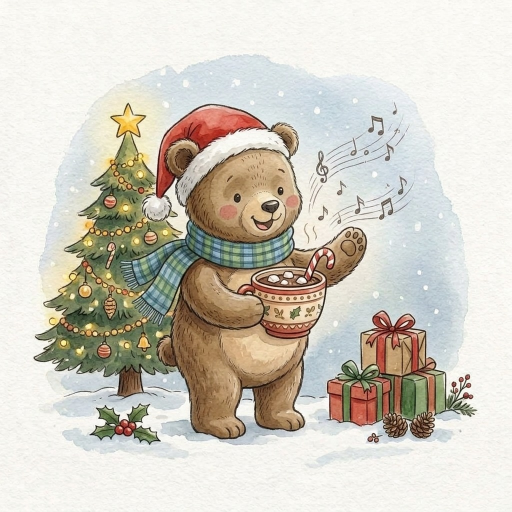
#> input picture assets/ilustraciones/osito navidad.jpeg, 1024 x 1024 px (shown at 1/2 size)
$ python navidad.py
#> lines starting #> are read from the running program, lines starting #| are printed output that depends on the picture
"""Modo Navidad (25-nov-2026, pedido de la dueña): prepara su dibujo «osito navidad» para la app.

  assets/ilustraciones/osito navidad.jpeg  (el original de la dueña, 1024 x 1024)
    -> assets/ilustraciones/osito-navidad.webp       la escena completa (entrada y la ilustración de arriba del mapa)
    -> assets/ilustraciones/osito-navidad-cara.webp  la cara con el gorro, para el circulito de la lección de hoy

Uso:  python herramientas/navidad.py
"""
from pathlib import Path
from PIL import Image

RAIZ = Path(__file__).resolve().parent.parent
ORIGEN = RAIZ / 'assets' / 'ilustraciones' / 'osito navidad.jpeg'
CARA = (345, 215, 655, 525)   # cuadrado alrededor de la cara y el gorro, en píxeles del original

img = Image.open(ORIGEN).convert('RGB')
#> img is the input picture: PIL image 1024x1024 RGB; mean R, G, B 209.1, 203.9, 192.5
img.save(RAIZ / 'assets' / 'ilustraciones' / 'osito-navidad.webp', 'WEBP', quality=80, method=6)
img.crop(CARA).resize((160, 160), Image.LANCZOS).save(RAIZ / 'assets' / 'ilustraciones' / 'osito-navidad-cara.webp', 'WEBP', quality=85, method=6)
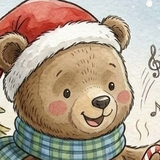
#> saved as osito-navidad-cara.webp: PIL image 160x160 RGB; mean R, G, B 178.6, 160, 141.2
for n in ('osito-navidad.webp', 'osito-navidad-cara.webp'):
    p = RAIZ / 'assets' / 'ilustraciones' / n
    print(n, round(p.stat().st_size / 1024), 'KB')

$ run again, with assets/ilustraciones/escenario-huerto.webp saved as assets/ilustraciones/osito navidad.jpeg
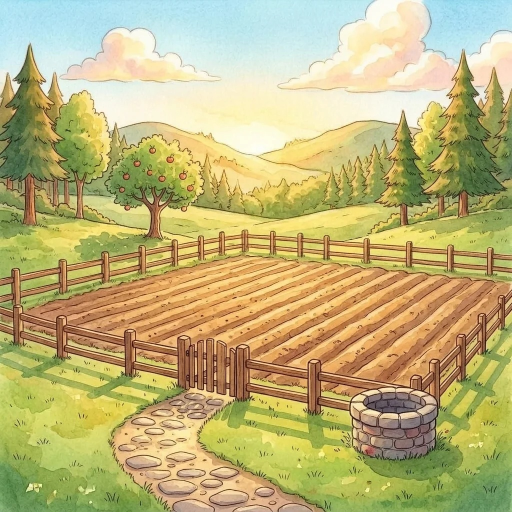
#> input picture assets/ilustraciones/escenario-huerto.webp, 1024 x 1024 px (shown at 1/2 size)
#> img is the input picture: PIL image 1024x1024 RGB; mean R, G, B 189.7, 179.1, 121.1
#> `img.crop(CARA).resize((160, 160), Image.LANCZOS).save(RAIZ / 'assets' ..`:
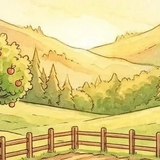
#> saved as osito-navidad-cara.webp: PIL image 160x160 RGB; mean R, G, B 221.4, 203.2, 127.1
